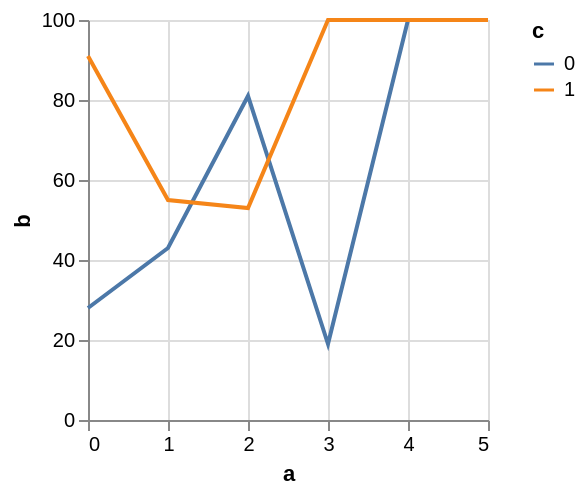

Vega-Lite specification for this chart:
### Vega specification from a JSON file in a GitHub repository (floating-point values rounded to 4 significant figures)
{"$schema": "https://vega.github.io/schema/vega/v5.json", "background": "white", "padding": 5, "width": 200, "height": 200, "style": "cell", "data": [{"name": "source_0", "values": [{"a": 0, "b": 28, "c": 0}, {"a": 0, "b": 91, "c": 1}, {"a": 1, "b": 43, "c": 0}, {"a": 1, "b": 55, "c": 1}, {"a": 2, "b": 81, "c": 0}, {"a": 2, "b": 53, "c": 1}, {"a": 3, "b": 19, "c": 0}]}, {"name": "data_0", "source": "source_0", "transform": [{"type": "formula", "expr": "toNumber(datum[\"a\"])", "as": "a"}, {"type": "impute", "field": "b", "key": "a", "keyvals": {"signal": "sequence(4,6)"}, "method": "value", "groupby": ["c"], "value": 100}]}], "marks": [{"name": "pathgroup", "type": "group", "from": {"facet": {"name": "faceted_path_main", "data": "data_0", "groupby": ["c"]}}, "encode": {"update": {"width": {"field": {"group": "width"}}, "height": {"field": {"group": "height"}}}}, "marks": [{"name": "marks", "type": "line", "style": ["line"], "sort": {"field": "datum[\"a\"]"}, "from": {"data": "faceted_path_main"}, "encode": {"update": {"stroke": {"scale": "color", "field": "c"}, "description": {"signal": "\"a\" + \": \" + (format(datum[\"a\"], \"\")) + \"; \" + \"b\" + \": \" + (format(datum[\"b\"], \"\")) + \"; \" + \"c\" + \": \" + (isValid(datum[\"c\"]) ? datum[\"c\"] : \"\"+datum[\"c\"])"}, "x": {"scale": "x", "field": "a"}, "y": {"scale": "y", "field": "b"}, "defined": {"signal": "isValid(datum[\"a\"]) && isFinite(+datum[\"a\"]) && isValid(datum[\"b\"]) && isFinite(+datum[\"b\"])"}}}}]}], "scales": [{"name": "x", "type": "linear", "domain": {"data": "data_0", "field": "a"}, "range": [0, {"signal": "width"}], "nice": 1, "zero": false}, {"name": "y", "type": "linear", "domain": {"data": "data_0", "field": "b"}, "range": [{"signal": "height"}, 0], "nice": true, "zero": true}, {"name": "color", "type": "ordinal", "domain": {"data": "data_0", "field": "c", "sort": true}, "range": "category"}], "axes": [{"scale": "x", "orient": "bottom", "gridScale": "y", "grid": true, "tickCount": {"signal": "ceil(width/40)"}, "domain": false, "labels": false, "aria": false, "maxExtent": 0, "minExtent": 0, "ticks": false, "zindex": 0}, {"scale": "y", "orient": "left", "gridScale": "x", "grid": true, "tickCount": {"signal": "ceil(height/40)"}, "domain": false, "labels": false, "aria": false, "maxExtent": 0, "minExtent": 0, "ticks": false, "zindex": 0}, {"scale": "x", "orient": "bottom", "grid": false, "title": "a", "labelFlush": true, "labelOverlap": true, "tickCount": {"signal": "ceil(width/40)"}, "zindex": 0}, {"scale": "y", "orient": "left", "grid": false, "title": "b", "labelOverlap": true, "tickCount": {"signal": "ceil(height/40)"}, "zindex": 0}], "legends": [{"stroke": "color", "symbolType": "stroke", "title": "c"}]}
